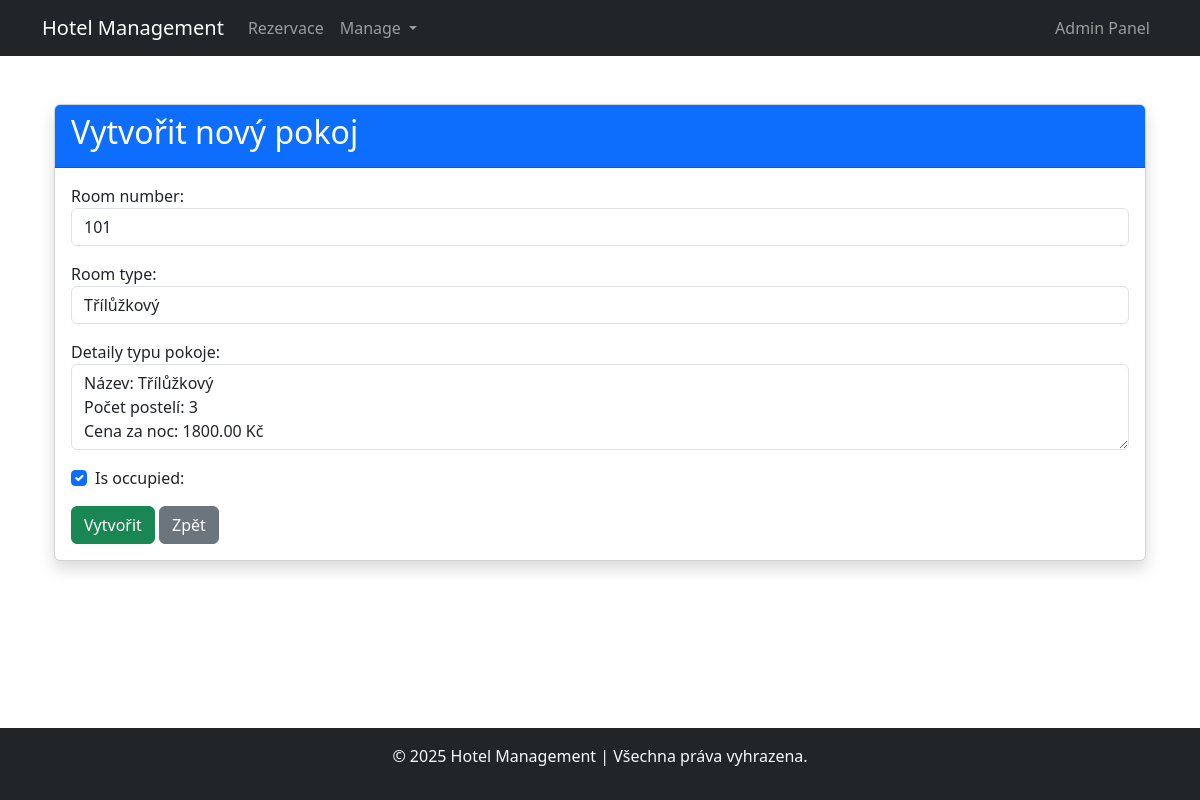
The page /room/1/update/ on the database its author committed.
### blog/models.py (models this page shows, shortened)
class Room(models.Model):
    room_id = models.AutoField(primary_key=True)
    room_type = models.ForeignKey(RoomType, on_delete=models.CASCADE, null=False, blank=False)
    room_number = models.CharField(max_length=10)
    is_occupied = models.BooleanField()

class RoomType(models.Model):
    room_type_id = models.AutoField(primary_key=True)
    name = models.CharField(max_length=50)
    bed_count = models.IntegerField()
    price_per_night = models.DecimalField(max_digits=10, decimal_places=2)
    def __str__(self):
        return self.name

### blog/views.py (the view)
# urls.py: path('room/<int:room_id>/update/', views.room_update, name='room_update'),
def room_update(request, room_id):
    room = get_object_or_404(Room, pk=room_id)
    if request.method == "POST":
        form = RoomForm(request.POST, instance=room)
        if form.is_valid():
            form.save()
            return redirect('room_management')
    else:
        form = RoomForm(instance=room)
    return render(request, 'forms/room_form.html', {'form': form})

### blog/forms.py
class RoomForm(forms.ModelForm):
    class Meta:
        model = Room
        fields = ['room_type', 'room_number', 'is_occupied']

### blog/templates/forms/room_form.html (shortened to what this page needs)
{% extends 'base.html' %}
{% block content %}
<div class="container mt-4">
    <div class="card shadow">
        <div class="card-header bg-primary text-white">
            <h2>Vytvořit nový pokoj</h2>
        </div>
        <div class="card-body">
            <form method="post">
                <div class="mb-3">
                    {{ form.room_number.label_tag }}
                    {{ form.room_number }}
                </div>
                <div class="mb-3">
                    {{ form.room_type.label_tag }}
                    {{ form.room_type }}
                </div>
                <div class="mb-3">
                    {{ form.room_type_details.label_tag }}
                    {{ form.room_type_details }}
                </div>
                <div class="form-check mb-3">
                    {{ form.is_occupied }}
                    {{ form.is_occupied.label_tag }}
                </div>
                <button type="submit" class="btn btn-success">Vytvořit</button>
                <a href="{% url 'room_management' %}" class="btn btn-secondary">Zpět</a>
            </form>
        </div>
    </div>
</div>
{% endblock %}

### blog/templates/base.html (style rules this page uses)
html, body { height: 100%; margin: 0; display: flex; flex-direction: column; }

### rows shown on the page
Room: room_number "101", is_occupied "☑"
RoomType: room_type "Třílůžkový"
